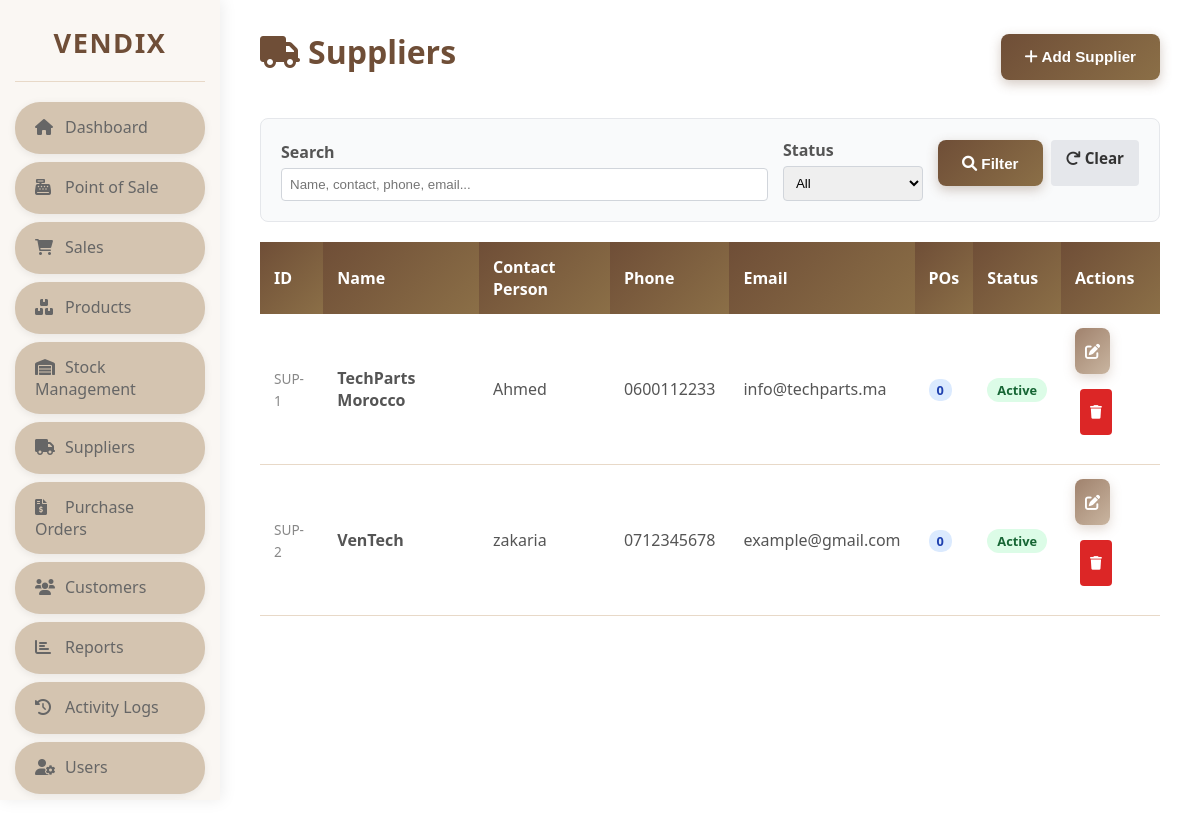
The page /pages/suppliers.php (signed in) on the database as committed earlier.
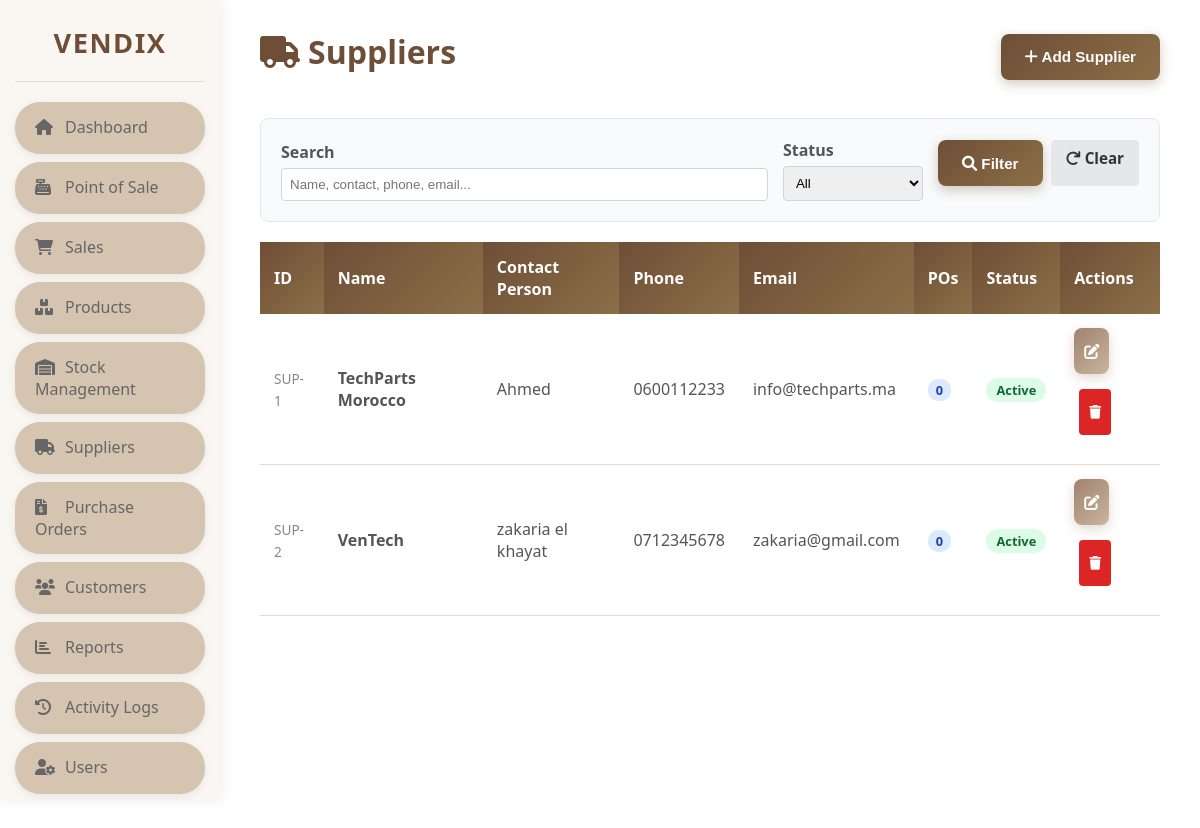
The same page on the database as committed later.
### tables this page shows
CREATE TABLE IF NOT EXISTS `suppliers` (
  `id` int NOT NULL AUTO_INCREMENT,
  `name` varchar(150) NOT NULL,
  `contact_person` varchar(150) DEFAULT NULL,
  `phone` varchar(50) DEFAULT NULL,
  `email` varchar(150) DEFAULT NULL,
  `address` text,
  `status` enum('active','inactive') DEFAULT 'active',
  `created_at` timestamp NULL DEFAULT CURRENT_TIMESTAMP,
  PRIMARY KEY (`id`)
);

### config/helpers.php (called while the page is built, shortened)
<?php
function formatId($id, $type = 'CUS') {
    $prefixes = [
        'customer' => 'CUS',
        'product' => 'PRD',
        'sale' => 'SAL',
        'user' => 'UID',
        'payment' => 'PAY',
        'supplier' => 'SUP',
        'purchase_order' => 'PO',
        'stock_movement' => 'STK',
        'stock_adjustment' => 'ADJ'
    ];
    $type = strtolower($type);
    $prefix = isset($prefixes[$type]) ? $prefixes[$type] : strtoupper($type);
    return $prefix . '-' . $id;
}
?>

### pages/suppliers.php (the view, shortened to what the changed rows need)
<?php
include '../config/auth.php';
include_once '../config/helpers.php';
$params = [];
$query = "SELECT s.*, (SELECT COUNT(*) FROM purchase_orders WHERE supplier_id = s.id) as po_count FROM suppliers s";
$query .= " ORDER BY name ASC";
if (!empty($params)) {
    $stmt = $conn->prepare($query);
    $stmt->bind_param(str_repeat('s', count($params)), ...$params);
    $stmt->execute();
    $result = $stmt->get_result();
} else {
    $result = $conn->query($query);
}
$suppliers = [];
while ($row = $result->fetch_assoc()) {
    $suppliers[] = $row;
}
include '../includes/header.php';
?>
<div class="main-container">
    <div class="content-area">
        <div class="content-wrapper">
            <div style="display: flex; justify-content: space-between; align-items: center; flex-wrap: wrap; gap: 15px;">
                <h1><i class="fas fa-truck" style="margin-right: 8px;"></i>Suppliers</h1>
            </div>
            <table class="table">
                <thead>
                    <tr>
                        <th>ID</th>
                        <th>Name</th>
                        <th>Contact Person</th>
                        <th>Phone</th>
                        <th>Email</th>
                        <th>POs</th>
                        <th>Status</th>
                        <th>Actions</th>
                    </tr>
                </thead>
                <tbody>
                    <?php if (empty($suppliers)): ?>
                    <tr>
                        <td colspan="8" style="text-align: center; padding: 30px; color: #999;">
                            <i class="fas fa-truck" style="font-size: 2rem; display: block; margin-bottom: 10px; opacity: 0.3;"></i>
                            No suppliers found. Add your first supplier to get started.
                        </td>
                    </tr>
                    <?php else: ?>
                    <?php foreach ($suppliers as $s): ?>
                    <tr>
                        <td><span style="color: #888; font-size: 0.85rem;"><?php echo formatId($s['id'], 'supplier'); ?></span></td>
                        <td><strong><?php echo htmlspecialchars($s['name']); ?></strong></td>
                        <td><?php echo htmlspecialchars($s['contact_person'] ?: '—'); ?></td>
                        <td><?php echo htmlspecialchars($s['phone'] ?: '—'); ?></td>
                        <td><?php echo htmlspecialchars($s['email'] ?: '—'); ?></td>
                        <td><span style="background: #dbeafe; color: #1e40af; padding: 2px 8px; border-radius: 10px; font-size: 0.8rem; font-weight: 600;"><?php echo $s['po_count']; ?></span></td>
                        <td>
                            <span style="background: <?php echo $s['status'] === 'active' ? '#dcfce7' : '#fee2e2'; ?>; color: <?php echo $s['status'] === 'active' ? '#166534' : '#991b1b'; ?>; padding: 3px 10px; border-radius: 12px; font-size: 0.8rem; font-weight: 600;">
                                <?php echo ucfirst($s['status']); ?>
                            </span>
                        </td>
                        <td>
                            <button class="btn btn-info" onclick="editSupplier(<?php echo htmlspecialchars(json_encode($s)); ?>)" style="padding: 5px 10px;"><i class="fas fa-edit"></i></button>
                            <?php if ($_SESSION['role'] === 'admin'): ?>
                            <button class="btn btn-danger" onclick="deleteSupplier(<?php echo $s['id']; ?>, '<?php echo htmlspecialchars($s['name'], ENT_QUOTES); ?>')" style="padding: 5px 10px;"><i class="fas fa-trash"></i></button>
                            <?php endif; ?>
                        </td>
                    </tr>
                    <?php endforeach; ?>
                    <?php endif; ?>
                </tbody>
            </table>
        </div>
    </div>
</div>

Rows that differ between the two databases and show on the page:
changed suppliers "VenTech": contact_person "zakaria" → "zakaria el khayat"; email "example@gmail.com" → "zakaria@gmail.com"
